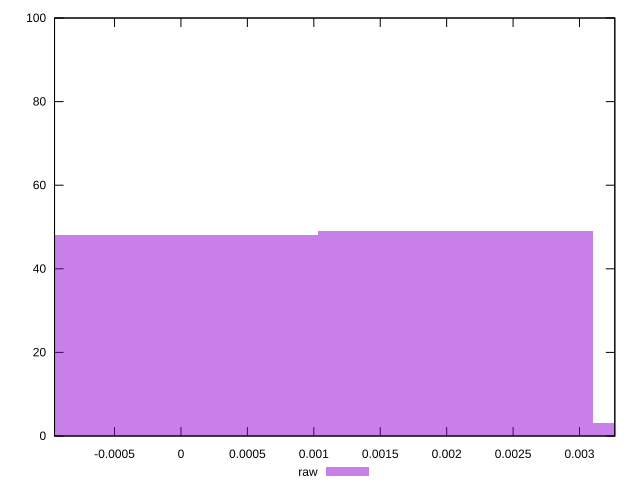

Source code (gnuplot):
reset

$raw <<EOF
0 48
0.0020697922940818587 49
0.004139584588163717 3
EOF

set key outside below
set boxwidth 0.0020697922940818587
set xrange [-0.0009515608642381777:0.003265797847729321]
set yrange [0:100]
set trange [0:100]
set style fill transparent solid 0.5 noborder
set terminal svg size 640, 490 enhanced background rgb 'white'
set output "reports/report_00033_2021-03-01T14-23-16.841Z/meta/pScore-difference/samples/astro-cached/raw/histogram.svg"

plot $raw title "raw" with boxes

reset
